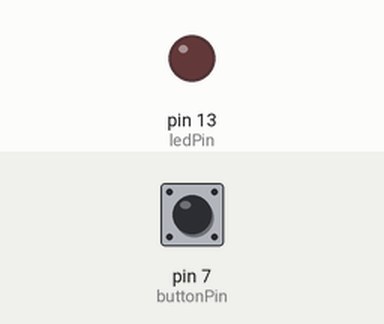
This sketch was run on a simulated Arduino Uno, built with avr-gcc and run on an emulated ATmega328P. Parts: output pins drawn as LEDs (lit = HIGH). Inputs (shaded band) come from the test bench; at power-on: pin 7 (buttonPin) LOW. What the sketch prints to the serial monitor is not drawn.

Above: at 1.3 s.
1.4 s: pin 7 (buttonPin) pulled HIGH for 0.15 s
At 1.47 s:
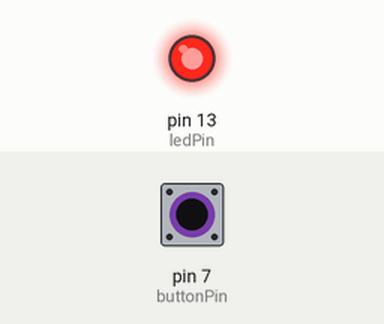
3.0 s: pin 7 (buttonPin) pulled HIGH for 3.2 s
At 7.5 s:
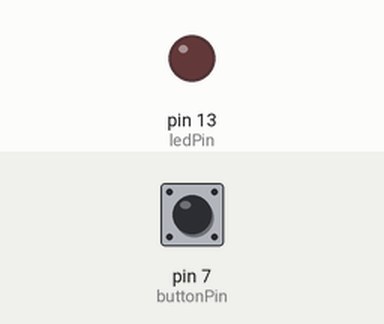
Timing chart, 0 to 9.0 s (numbered marks = the images above; inputs shaded):
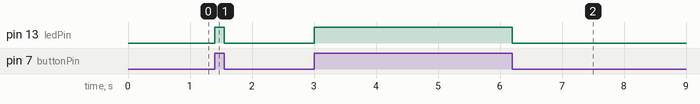

Measured:
- after the input at 1.4 s, pin 13 (ledPin): LOW → HIGH at once, → LOW 0.15 s later
- after the input at 3.0 s, pin 13 (ledPin): LOW → HIGH at once, → LOW 3.2 s later

The sketch:

buton-led-harici-pulldown.ino
```cpp
const int buttonPin = 7;
const int ledPin = 13;
int buttonState = 0;

void setup() {
  Serial.begin(9600);
  delay(100); // Bazı durumlarda gerekli
  Serial.println("GITHUB TEST");

  pinMode(buttonPin, INPUT); // Harici pull-down direnci kullanıyoruz
  pinMode(ledPin, OUTPUT);
}

void loop() {
  buttonState = digitalRead(buttonPin);

  if (buttonState == HIGH) { // Butona basıldığında pin HIGH olur
    digitalWrite(ledPin, HIGH);
  } else {
    digitalWrite(ledPin, LOW);
  }
}
```
